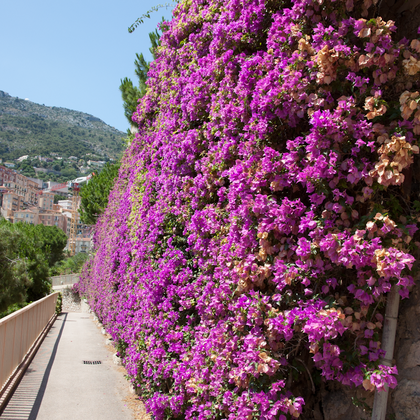
%> input picture CIDIQ/Images/Original/final01.bmp, 420 x 420 px, shrunk from 800 x 800 before the run
$ octave --eval "test;"   (GNU Octave 9; MATLAB toolbox functions it lacks are replaced by stand-ins)
%> lines starting %> are read from the running program, lines starting %| are printed output that depends on the picture
function test

    img = imread("CIDIQ\Images\Original\final01.bmp");
%> img is the input picture: size 420x420x3 uint8; mean R, G, B 127.4, 92, 110.8
    img2 = imread("CIDIQ\Images\Original\final02.bmp");
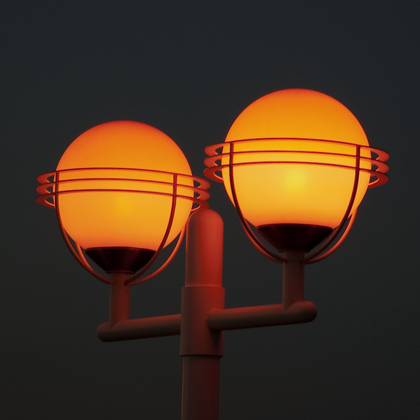
%> input picture CIDIQ/Images/Original/final02.bmp, 420 x 420 px, shrunk from 800 x 800 before the run
%> img2 is the input picture: size 420x420x3 uint8; mean R, G, B 72.7, 51, 32.3

    total = (size(img,1)*size(img,2))/256;
%> total = 689.1
    r1 = zeros(256,1);
    r2 = zeros(256,1);

    g1 = zeros(256,1);
    g2 = zeros(256,1);

    b1 = zeros(256,1);
    b2 = zeros(256,1);

    for i = 1:size(img,1)
        for j = 1:size(img,2)

            red1 = img(i,j,1);
            red2 = img2(i,j,1);

            green1 = img(i,j,2);
            green2 = img2(i,j,2);

            blue1 = img(i,j,3);
            blue2 = img2(i,j,3);


            r1(red1+1) = r1(red1+1) + 1;
            r2(red2+1) = r2(red2+1) + 1;
            g1(green1+1) = g1(green1+1) + 1;
            g2(green2+1) = g2(green2+1) + 1;
            b1(blue1+1) = b1(blue1+1) + 1;
            b2(blue2+1) = b2(blue2+1) + 1;

        end
    end
%> after the loop, b1 = 256 values, max 3206 at index 247, min 0 at index 256, mean 689.1; b2 = 256 values, max 20030 at index 41, min 0 at index 82, mean 689.1; g1 = 256 values, max 1865 at index 215, min 0 at index 256, mean 689.1; g2 = 256 values, max 22605 at index 38, min 0 at index 218, mean 689.1; r1 = 256 values, max 1872 at index 178, min 0 at index 256, mean 689.1; r2 = 256 values, max 18214 at index 33, min 0 at index 1, mean 689.1


    a = mean(abs(r2-r1))/total;
%> a = 1.48
    b = mean(abs(g2-g1))/total;
%> b = 1.27
    c = mean(abs(b2-b1))/total;
%> c = 1.54

    histogram = 1-((a+b+c)/3);
%> histogram = -0.429


    hsv = rgb2hsv(img);
%> hsv: size 420x420x3 double; mean H, S, V 0.467, 0.466, 0.534
    hsv2 = rgb2hsv(img2);
%> hsv2: size 420x420x3 double; mean H, S, V 0.312, 0.319, 0.294

    a = hsv(:,:,1);
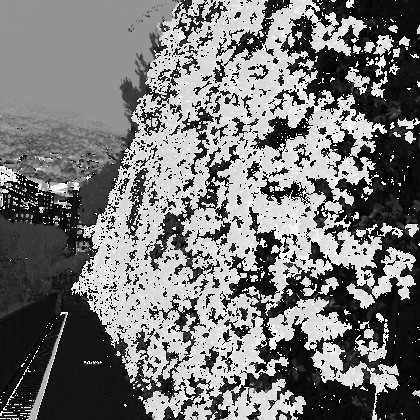
%> a: size 420x420 double; min 0, max 0.998, mean 0.467
    b = hsv2(:,:,1);
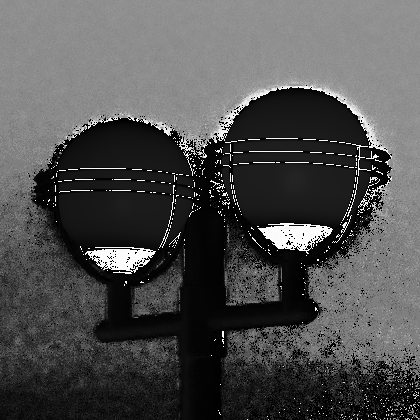
%> b: size 420x420 double; min 0, max 0.999, mean 0.312

    ans = 1-(mean((a-b).^2,"all"));
%> ans = 0.766
    color_diff = ans;
%> color_diff = 0


    index = (histogram + color_diff )/2;
%> index = -0.215

    index
%> index = -0.215

    figure, subplot(121),imshow(img)
    subplot(122), imshow(img2);


end
